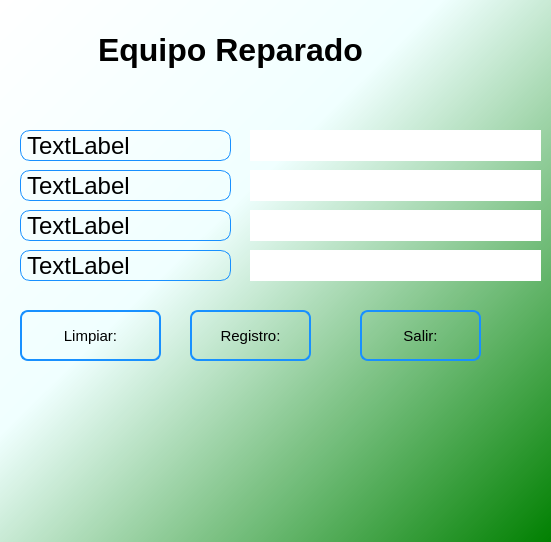
<?xml version="1.0" encoding="UTF-8"?>
<ui version="4.0">
 <class>MainWindow</class>
 <widget class="QMainWindow" name="MainWindow">
  <property name="geometry">
   <rect>
    <x>0</x>
    <y>0</y>
    <width>551</width>
    <height>542</height>
   </rect>
  </property>
  <property name="sizePolicy">
   <sizepolicy hsizetype="Fixed" vsizetype="Fixed">
    <horstretch>0</horstretch>
    <verstretch>0</verstretch>
   </sizepolicy>
  </property>
  <property name="maximumSize">
   <size>
    <width>551</width>
    <height>542</height>
   </size>
  </property>
  <property name="windowTitle">
   <string>EgresoEquios</string>
  </property>
  <property name="windowIcon">
   <iconset>
    <normaloff>../img/pucusoft.png</normaloff>../img/pucusoft.png</iconset>
  </property>
  <widget class="QWidget" name="Fondo">
   <property name="styleSheet">
    <string notr="true">background-color: qlineargradient(x1: 0, y1: 0, x2: 1, y2: 1,stop: 0 white, stop: 0.4 azure,stop: 1 green);</string>
   </property>
   <widget class="QLabel" name="Logo">
    <property name="geometry">
     <rect>
      <x>430</x>
      <y>10</y>
      <width>91</width>
      <height>91</height>
     </rect>
    </property>
    <property name="styleSheet">
     <string notr="true">background-color: none;</string>
    </property>
    <property name="text">
     <string/>
    </property>
    <property name="pixmap">
     <pixmap>../img/Logo_HelpDesk.png</pixmap>
    </property>
    <property name="scaledContents">
     <bool>true</bool>
    </property>
    <property name="wordWrap">
     <bool>false</bool>
    </property>
   </widget>
   <widget class="QLabel" name="Marquesina">
    <property name="geometry">
     <rect>
      <x>80</x>
      <y>20</y>
      <width>301</width>
      <height>61</height>
     </rect>
    </property>
    <property name="styleSheet">
     <string notr="true">background-color: none;

</string>
    </property>
    <property name="text">
     <string>&lt;html&gt;&lt;head/&gt;&lt;body&gt;&lt;p align=&quot;center&quot;&gt;&lt;span style=&quot; font-size:24pt; font-weight:700;&quot;&gt; Equipo Reparado&lt;/span&gt;&lt;/p&gt;&lt;/body&gt;&lt;/html&gt;</string>
    </property>
   </widget>
   <widget class="QFrame" name="Etiqueta_Frame">
    <property name="geometry">
     <rect>
      <x>10</x>
      <y>110</y>
      <width>231</width>
      <height>181</height>
     </rect>
    </property>
    <property name="styleSheet">
     <string notr="true">background-color: none;
border-color: black;
border-style: dashed;</string>
    </property>
    <property name="frameShape">
     <enum>QFrame::StyledPanel</enum>
    </property>
    <property name="frameShadow">
     <enum>QFrame::Raised</enum>
    </property>
    <widget class="QLabel" name="label_2">
     <property name="geometry">
      <rect>
       <x>10</x>
       <y>20</y>
       <width>211</width>
       <height>31</height>
      </rect>
     </property>
     <property name="styleSheet">
      <string notr="true">border-radius:10px; 
font: 18pt;
color: black;
border: 1px solid #1890ff;


</string>
     </property>
     <property name="text">
      <string>TextLabel</string>
     </property>
    </widget>
    <widget class="QLabel" name="label_3">
     <property name="geometry">
      <rect>
       <x>10</x>
       <y>60</y>
       <width>211</width>
       <height>31</height>
      </rect>
     </property>
     <property name="styleSheet">
      <string notr="true">border-radius:10px; 
font: 18pt;
color: black;
border: 1px solid #1890ff;


</string>
     </property>
     <property name="text">
      <string>TextLabel</string>
     </property>
    </widget>
    <widget class="QLabel" name="label_4">
     <property name="geometry">
      <rect>
       <x>10</x>
       <y>100</y>
       <width>211</width>
       <height>31</height>
      </rect>
     </property>
     <property name="styleSheet">
      <string notr="true">border-radius:10px; 
font: 18pt;
color: black;
border: 1px solid #1890ff;


</string>
     </property>
     <property name="text">
      <string>TextLabel</string>
     </property>
    </widget>
    <widget class="QLabel" name="label_5">
     <property name="geometry">
      <rect>
       <x>10</x>
       <y>140</y>
       <width>211</width>
       <height>31</height>
      </rect>
     </property>
     <property name="styleSheet">
      <string notr="true">border-radius:10px; 
font: 18pt;
color: black;
border: 1px solid #1890ff;


</string>
     </property>
     <property name="text">
      <string>TextLabel</string>
     </property>
    </widget>
   </widget>
   <widget class="QFrame" name="Editor_Frame">
    <property name="geometry">
     <rect>
      <x>240</x>
      <y>110</y>
      <width>311</width>
      <height>181</height>
     </rect>
    </property>
    <property name="styleSheet">
     <string notr="true">background-color: none;
border-color: black;
border-style: dashed;</string>
    </property>
    <property name="frameShape">
     <enum>QFrame::StyledPanel</enum>
    </property>
    <property name="frameShadow">
     <enum>QFrame::Raised</enum>
    </property>
    <widget class="QLineEdit" name="lineEdit">
     <property name="geometry">
      <rect>
       <x>10</x>
       <y>20</y>
       <width>291</width>
       <height>31</height>
      </rect>
     </property>
     <property name="styleSheet">
      <string notr="true">  background-color: rgba(0, 0, 0,0);
  border-radius:10px; 
   color: rgb(255, 255, 254);
  border: 2px solid  rgb(255, 255, 255);
  font: 14pt ;
hover{
background-color: rgba(0, 0, 0,0);
border-radius:10px; 
font: 14pt;;
border: 2px solid  rgb(120, 0, 171);
}
  :focus{
  background-color: rgb(0, 0, 0);
  border-radius:10px; 
   border: 2px solid rgb(120, 0, 171);
  font: 14pt;
  }
        </string>
     </property>
    </widget>
    <widget class="QLineEdit" name="lineEdit_2">
     <property name="geometry">
      <rect>
       <x>10</x>
       <y>60</y>
       <width>291</width>
       <height>31</height>
      </rect>
     </property>
     <property name="styleSheet">
      <string notr="true">  background-color: rgba(0, 0, 0,0);
  border-radius:10px; 
   color: rgb(255, 255, 254);
  border: 2px solid  rgb(255, 255, 255);
  font: 14pt ;
hover{
background-color: rgba(0, 0, 0,0);
border-radius:10px; 
font: 14pt;;
border: 2px solid  rgb(120, 0, 171);
}
  :focus{
  background-color: rgb(0, 0, 0);
  border-radius:10px; 
   border: 2px solid rgb(120, 0, 171);
  font: 14pt;
  }
        </string>
     </property>
    </widget>
    <widget class="QLineEdit" name="lineEdit_3">
     <property name="geometry">
      <rect>
       <x>10</x>
       <y>100</y>
       <width>291</width>
       <height>31</height>
      </rect>
     </property>
     <property name="styleSheet">
      <string notr="true">  background-color: rgba(0, 0, 0,0);
  border-radius:10px; 
   color: rgb(255, 255, 254);
  border: 2px solid  rgb(255, 255, 255);
  font: 14pt ;
hover{
background-color: rgba(0, 0, 0,0);
border-radius:10px; 
font: 14pt;;
border: 2px solid  rgb(120, 0, 171);
}
  :focus{
  background-color: rgb(0, 0, 0);
  border-radius:10px; 
   border: 2px solid rgb(120, 0, 171);
  font: 14pt;
  }
        </string>
     </property>
    </widget>
    <widget class="QLineEdit" name="lineEdit_4">
     <property name="geometry">
      <rect>
       <x>10</x>
       <y>140</y>
       <width>291</width>
       <height>31</height>
      </rect>
     </property>
     <property name="styleSheet">
      <string notr="true">  background-color: rgba(0, 0, 0,0);
  border-radius:10px; 
   color: rgb(255, 255, 254);
  border: 2px solid  rgb(255, 255, 255);
  font: 14pt ;
hover{
background-color: rgba(0, 0, 0,0);
border-radius:10px; 
font: 14pt;;
border: 2px solid  rgb(120, 0, 171);
}
  :focus{
  background-color: rgb(0, 0, 0);
  border-radius:10px; 
   border: 2px solid rgb(120, 0, 171);
  font: 14pt;
  }
        </string>
     </property>
    </widget>
   </widget>
   <widget class="QPushButton" name="Clear_Button">
    <property name="geometry">
     <rect>
      <x>20</x>
      <y>310</y>
      <width>141</width>
      <height>51</height>
     </rect>
    </property>
    <property name="styleSheet">
     <string notr="true"> width: 6px;
 height: 6px;
 border: 2px solid #1890ff;
 border-radius: 8px;
 background: none;
font-size: 15px;

</string>
    </property>
    <property name="text">
     <string>Limpiar:</string>
    </property>
    <property name="icon">
     <iconset>
      <normaloff>../img/limpiezar-datos.png</normaloff>../img/limpiezar-datos.png</iconset>
    </property>
    <property name="iconSize">
     <size>
      <width>35</width>
      <height>35</height>
     </size>
    </property>
   </widget>
   <widget class="QPushButton" name="Record_Button">
    <property name="geometry">
     <rect>
      <x>190</x>
      <y>310</y>
      <width>121</width>
      <height>51</height>
     </rect>
    </property>
    <property name="styleSheet">
     <string notr="true">width: 6px;
 height: 6px;
 border: 2px solid #1890ff;
 border-radius: 8px;
 background: none;
font-size: 15px;</string>
    </property>
    <property name="text">
     <string>Registro:</string>
    </property>
    <property name="icon">
     <iconset>
      <normaloff>../img/registro-usuario.png</normaloff>../img/registro-usuario.png</iconset>
    </property>
    <property name="iconSize">
     <size>
      <width>50</width>
      <height>40</height>
     </size>
    </property>
   </widget>
   <widget class="QPushButton" name="Exit_Button">
    <property name="geometry">
     <rect>
      <x>360</x>
      <y>310</y>
      <width>121</width>
      <height>51</height>
     </rect>
    </property>
    <property name="styleSheet">
     <string notr="true">width: 6px;
 height: 6px;
 border: 2px solid #1890ff;
 border-radius: 8px;
 background: none;
font-size: 15px;</string>
    </property>
    <property name="text">
     <string>Salir:</string>
    </property>
    <property name="icon">
     <iconset>
      <normaloff>../img/salida.png</normaloff>../img/salida.png</iconset>
    </property>
    <property name="iconSize">
     <size>
      <width>30</width>
      <height>40</height>
     </size>
    </property>
   </widget>
  </widget>
 </widget>
 <resources/>
 <connections/>
</ui>
